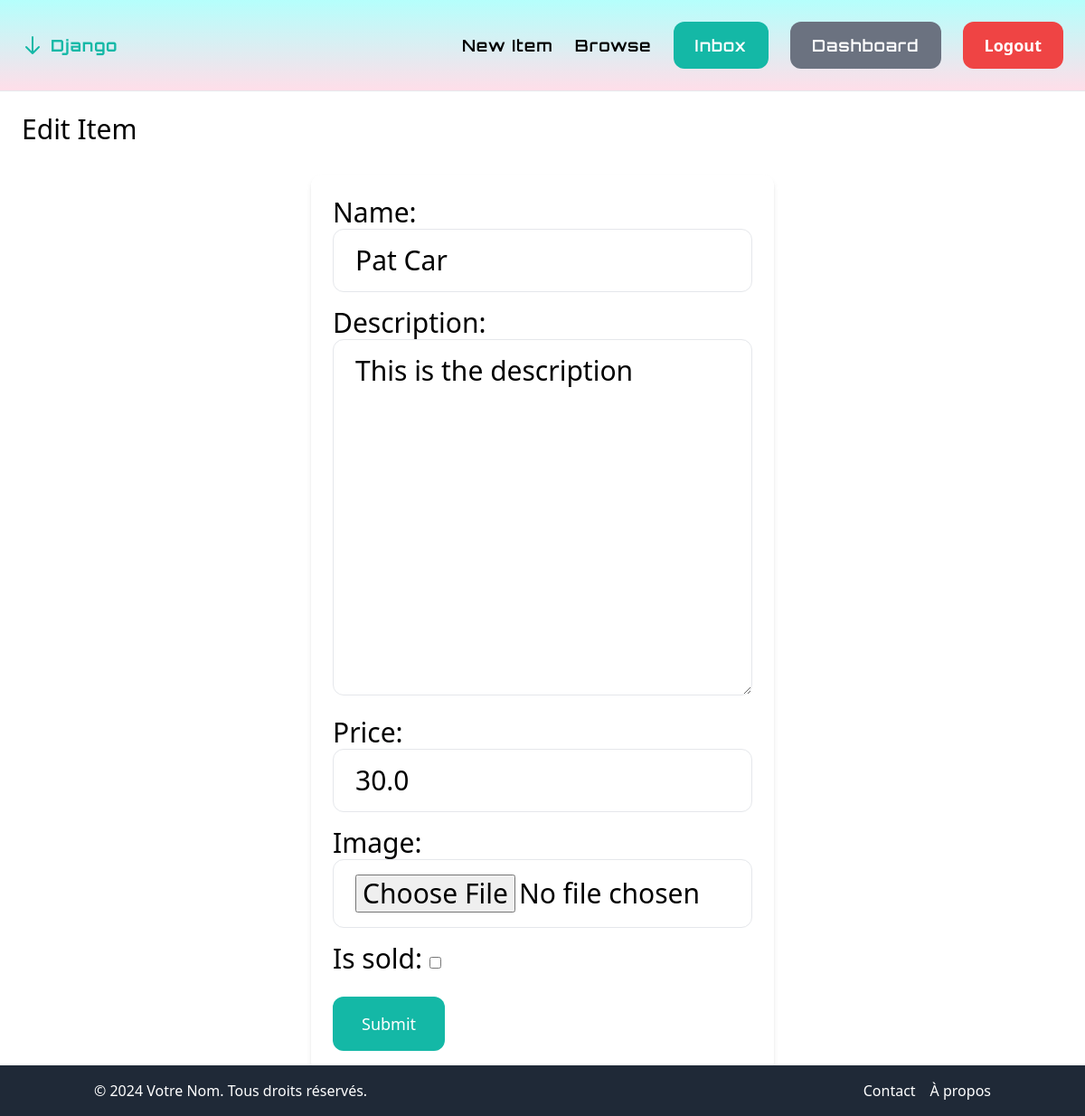
The page /items/1/edit/ (signed in) on the database its author committed.
### item/models.py (models this page shows, shortened)
class Item(models.Model):
    Category = models.ForeignKey(Category, related_name = 'items', on_delete=models.CASCADE)
    name = models.CharField(max_length=255)
    description = models.TextField(blank=True, null=True)
    price = models.FloatField()
    image= models.ImageField(upload_to='item_images', blank=True, null=True)
    is_sold = models.BooleanField(default=False)
    created_by= models.ForeignKey(User, related_name='items', on_delete=models.CASCADE)
    created_at = models.DateTimeField(auto_now_add=True)

### item/views.py (the view)
# urls.py: path('<int:pk>/edit/', views.edit, name='edit'),
@login_required
def edit(request, pk):
    item = get_object_or_404(Item, pk=pk, created_by = request.user)
    if request.method == 'POST':
        form = EditItemForm(request.POST, request.FILES, instance=item)
        if form.is_valid() :
            form.save()
            return redirect('item:detail',pk=item.id)
    else :
        form = EditItemForm(instance =item)
    return render(request, 'item/form.html', {
        'form': form,
        'title': 'Edit Item'
    })

### item/forms.py
class EditItemForm(forms.ModelForm):
    class Meta:
        model = Item
        fields = ('name', 'description', 'price', 'image','is_sold')
        widgets = {
            'name': forms.TextInput(attrs={'class': INPUT_CLASSES}),
            'description': forms.Textarea(attrs={'class': INPUT_CLASSES}),
            'price': forms.TextInput(attrs={'class': INPUT_CLASSES}),
            'image': forms.FileInput(attrs={'class': INPUT_CLASSES}),
        }

### item/templates/item/form.html (shortened to what this page needs)
{% extends 'core/base.html' %}
{%block content%}
<h1 class="mb-6 text-3xl" >{{title}}</h11>
    <form method="post" action="" enctype="multipart/form-data" class="max-w-lg mx-auto mt-8 p-6 bg-white rounded-xl shadow-md">
        <div class='space-y-4'>
            {{ form.as_p }}
        </div>
        <button class="mt-6 py-4 px-8 text-lg bg-teal-500 hover:bg-teal-700 rounded-xl text-white" type="submit">Submit</button>
    </form>
{% endblock %}

### core/static/css/style.css (style rules this page uses)
body, html { margin: 0; padding: 0; }

### rows shown on the page
Item: name "Pat Car", description "This is the description", price "30.0"

### other values the page prints
{{ title }} "Edit Item"
